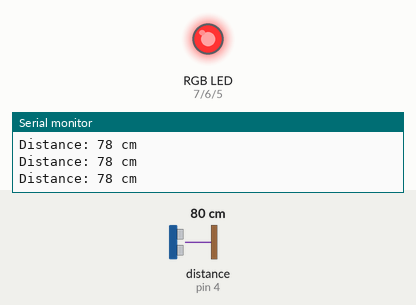
Simulated run of this sketch. Board: Arduino Uno, built with avr-gcc and run on an emulated ATmega328P. On the bench: an RGB LED mixed from three pins (HIGH = lit), the last lines printed to the serial monitor. Wiring (inferred from the names in the program): ultrasonic range finder: trigger pin 3; echo pin 4. The test bench sets the inputs (shaded band); at power-on: distance to the obstacle (sensor on pin 4) 80 cm. The echo pulse lasts 58.3 µs per cm; pins used as bus, display or sensor lines are not drawn.

Above: at 1.2 s.
1.3 s: distance to the obstacle (sensor on pin 4) set to 35 cm
2.8 s: distance to the obstacle (sensor on pin 4) set to 28 cm
At 3.7 s:
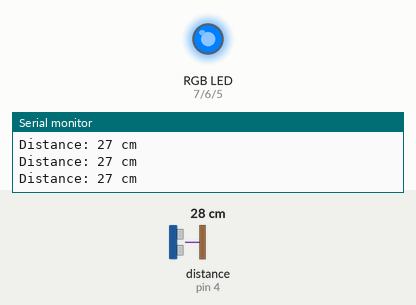
4.3 s: distance to the obstacle (sensor on pin 4) set to 12 cm
7.3 s: distance to the obstacle (sensor on pin 4) set to 9 cm
At 8.7 s:
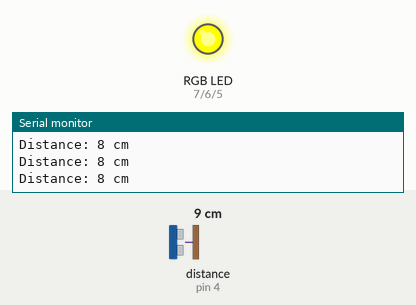
Timing chart, 0 to 9.8 s (numbered marks = the images above; inputs shaded):
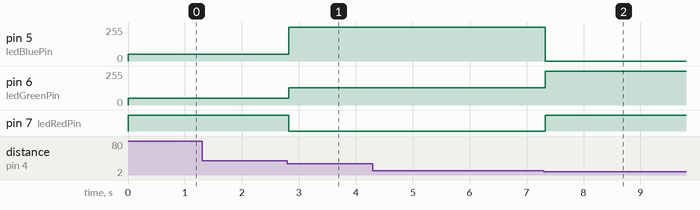

Measured:
- the behaviour switches between 31 and 30 cm on distance to the obstacle (sensor on pin 4) (found by bisection; images 0 and 1)
- the behaviour switches between 11 and 10 cm on distance to the obstacle (sensor on pin 4) (found by bisection; images 1 and 2)
- after the input at 2.8 s, pin 5 (ledBluePin): 51/255 → 255/255 at once; pin 6 (ledGreenPin): 51/255 → 128/255 at once; pin 7 (ledRedPin): HIGH → LOW at once
- after the input at 7.3 s, pin 5 (ledBluePin): 255/255 → 0/255 at once; pin 6 (ledGreenPin): 128/255 → 255/255 at once; pin 7 (ledRedPin): LOW → HIGH at once

The sketch:

ultrasonic_sensor_rgb_led.ino
```cpp
int trigPin = 3;
int echoPin = 4;

int ledBluePin = 5;
int ledGreenPin = 6;
int ledRedPin = 7;

long duration; // duration of sound wave travel
int distance; // distance measurement

void setup() {
  pinMode(trigPin, OUTPUT); // Sets the trigPin as an OUTPUT
  pinMode(echoPin, INPUT); // Sets the echoPin as an INPUT
  Serial.begin(9600); // // Serial Communication is starting with 9600 of baudrate speed
  pinMode(ledRedPin, OUTPUT);
  pinMode(ledGreenPin, OUTPUT);
  pinMode(ledBluePin, OUTPUT);
}

void loop() {
  // Clears the trigPin condition
  digitalWrite(trigPin, LOW);
  delayMicroseconds(2);

  // Sets the trigPin HIGH (ACTIVE) for 10 microseconds
  digitalWrite(trigPin, HIGH);
  delayMicroseconds(10);
  digitalWrite(trigPin, LOW);

  // Reads the echoPin, returns the sound wave travel time in microseconds
  duration = pulseIn(echoPin, HIGH);
  // Calculating the distance
  distance = duration * 0.034 / 2; // Speed of sound wave divided by 2 (go and back)

  Serial.print("Distance: ");
  Serial.print(distance);
  Serial.println(" cm");

  if (distance < 10){
    //cool green
    analogWrite(ledGreenPin,255);
    analogWrite(ledRedPin,128);
    analogWrite(ledBluePin,0);
  }
  if (distance > 10 && distance < 30){
    //cool blue
    analogWrite(ledGreenPin,128);
    analogWrite(ledRedPin,0);
    analogWrite(ledBluePin,255);
  }
  if (distance > 30){
    //cool red
    analogWrite(ledGreenPin,51);
    analogWrite(ledRedPin,255);
    analogWrite(ledBluePin,51);
  }
}
```
